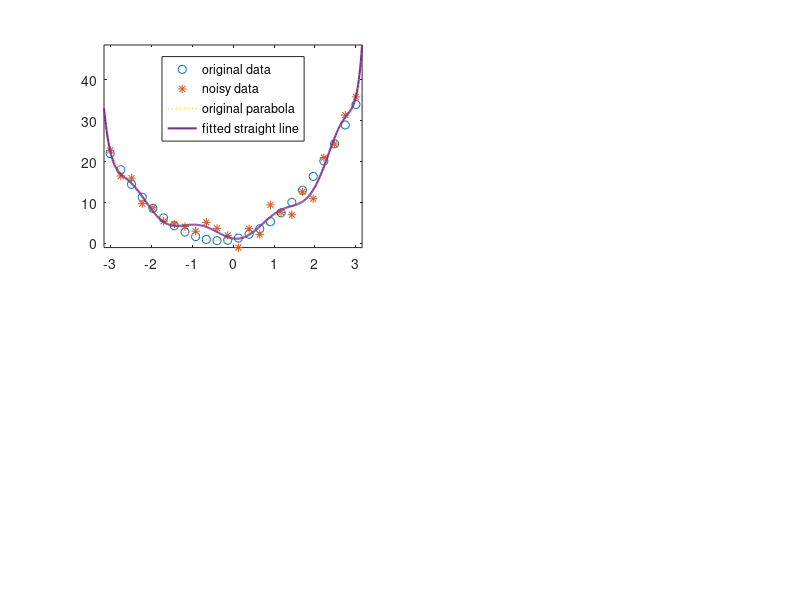

Write MATLAB code to recreate this figure.
clear
format compact
randn('seed',16)

l=24
x=linspace(-3,3,l);
aparabola=[3 2 1];
y=polyval(aparabola,x)
xline=linspace(-3.15,3.15,400);
yline=polyval(aparabola,xline)
% create y-data 1*x^2+2*x+3
randn('seed',5)
ytofit=y+2*randn(size(y));
axis tight
afitted=polyfit(x,ytofit,11)
ylinefitted=polyval(afitted,xline)

subplot(2,2,1)
plot(x,y,'o',x,ytofit,'*',...
    xline,yline,':',...
    xline,ylinefitted,'-','Linewidth',1.5)
axis tight
legend('original data','noisy data',...
    'original parabola','fitted straight line',...
    'location','north')

print -depsc2 incorrect_overfit.eps

return